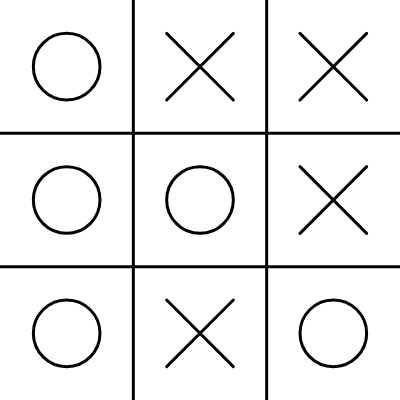
Frame 1 (no input)
Frame 60 (no input): identical to frame 1, image omitted
Frame 120 (the mouse pressed at the canvas centre since frame 60): identical to frame 1, image omitted

The p5.js sketch that drew this single still picture (run headless with seeded random() and noise() and a simulated clock; from frame 60 on, the mouse is pressed at the canvas centre):

// p5.js sketch
// ── sketch.js
let board = [
    ['O', 'X', 'X'],
    ['O', 'O', 'X'],
    ['O', 'X', 'O'],
];

let players = ['O', 'X'];
let currentPlayer;

function setup() {
    createCanvas(400, 400);
    currentPlayer = random(players);
}

function draw() {
    background(255);
    strokeWeight(3);

    let w = width / 3;
    let h = height / 3;

    line(w, 0, w, height);
    line(w * 2, 0, w * 2, height);
    line(0, h, width, h);
    line(0, h * 2, width, h * 2);

    for (let i = 0; i < 3; i++) {
        for (let j = 0; j < 3; j++) {
            let x = w * j + w / 2;
            let y = h * i + h / 2;
            let spot = board[i][j];

            if (spot == players[0]) {
                noFill();
                ellipse(x, y, w / 2);
            } else if (spot == players[1]) {
                let xr = w / 4;
                line(x - xr, y - xr, x + xr, y + xr);
                line(x + xr, y - xr, x - xr, y + xr);
            }

            // textSize(32);
            // text(spot, x, y);
        }
    }
}
